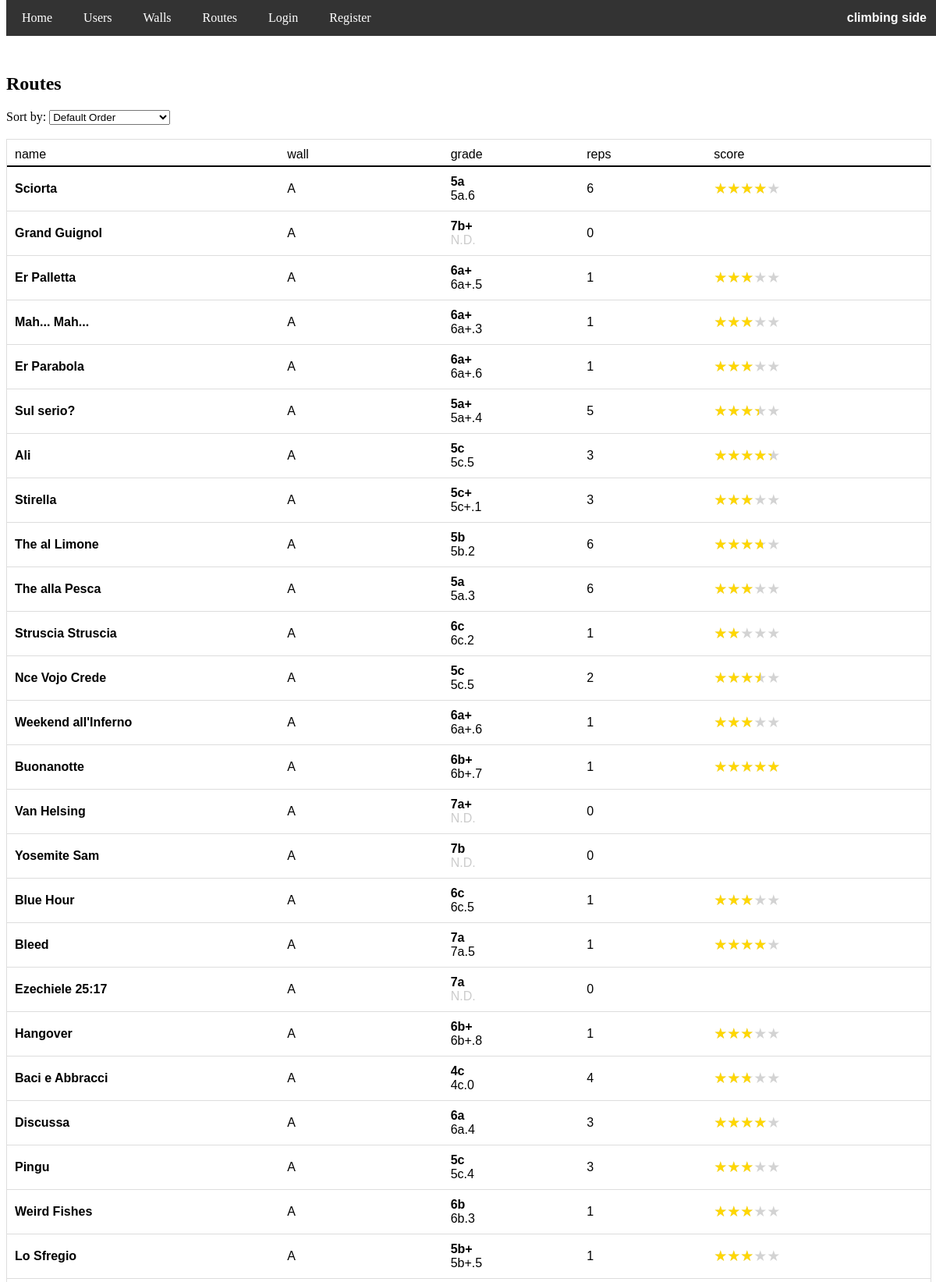
/routes (upper part), run on the app's committed database.
### app/models.py (models this page shows, shortened)
class Route(db.Model):
    id = db.Column(db.Integer, primary_key=True)
    name = db.Column(db.String(100), nullable=False)
    grade = db.Column(db.String(3), nullable=False)
    wall_id = db.Column(db.Integer, db.ForeignKey('wall.id'), nullable=False)
    image_file = db.Column(db.String(255), nullable=True)

### app/routes.py (the view)
@routes.route('/routes')
def routes_list():
    sort_order = request.args.get('sort', 'default')
    base_query = db.session.query(
        Route,
        func.count(user_route.c.route_id).label('repetitions'),
        func.coalesce(func.avg(user_route.c.score), 0).label('avg_score'),
        func.coalesce(func.avg(user_route.c.proposed_grade), -1).label('avg_proposed_grade')
    ).outerjoin(user_route, Route.id == user_route.c.route_id) \
     .group_by(Route.id)
    if sort_order == 'asc':
        routes = base_query.order_by(Route.grade).all()
    elif sort_order == 'desc':
        routes = base_query.order_by(desc(Route.grade)).all()
    elif sort_order == 'repetitions':
        routes = base_query.order_by(func.count(user_route.c.route_id).desc()).all()
    elif sort_order == 'avg_score':
        routes = base_query.order_by(func.coalesce(func.avg(user_route.c.score), 0).desc()).all()
    elif sort_order == 'alph':
        routes = base_query.order_by(func.lower(Route.name)).all()
    else:
        routes = base_query.order_by(Route.id).all()
    routes_list = []
    for route, repetitions, avg_score, avg_proposed_grade in routes:
        user_has_done = False
        if current_user.is_authenticated:
            user_has_done = db.session.query(user_route).filter_by(
                user_id=current_user.id,
                route_id=route.id
            ).count() > 0
        route_data = {
            'id': route.id,
            'name': route.name,
            'wall_id': route.wall_id,
            'wall': route.wall.name,
            'grade': route.grade,
            'repetitions': repetitions,
            'avg_score': avg_score,
            'avg_proposed_grade': display_grade_backend(avg_proposed_grade),
            'done': user_has_done
        }
        routes_list.append(route_data)
    allroutes = Route.query.all()
    nroutes=len(allroutes)
    grades = [route.grade for route in allroutes]
    french_grades = [
    "4a", "4a+", "4b", "4b+", "4c", "4c+",
    "5a", "5a+", "5b", "5b+", "5c", "5c+",
    "6a", "6a+", "6b", "6b+", "6c", "6c+",
    "7a", "7a+", "7b", "7b+", "7c", "7c+",
    "8a", "8a+", "8b", "8b+", "8c", "8c+",
    "9a", "9a+", "9b", "9b+", "9c"
    ]
    grade_frequencies = dict(Counter(grades))
    grade_distribution = {grade: grade_frequencies.get(grade, 0) for grade in french_grades}
    return render_template('routes/routes_list.html', routes=routes_list, sort_order=sort_order, grade_distribution=grade_distribution, nroutes=nroutes)

### app/templates/routes/routes_list.html (shortened to what this page needs)
<!DOCTYPE html>
<html lang="en">
<head>
    <link rel="stylesheet" href="{{ url_for('static', filename='styles.css') }}">
</head>
<body>
    {% if current_user.is_authenticated %}
        <div class="navbar" id="myNavbar">
            <span class="navbar-right"><b>climbing side</b></span>
            <a href="{{ url_for('home.homepage') }}">Home</a>
            <a href="{{ url_for('users.users_list') }}">Users</a>
            <a href="{{ url_for('routes.walls_list') }}">Walls</a>
            <a href="{{ url_for('routes.routes_list') }}">Routes</a>
            <a href="{{ url_for('users.user_page', user_id=current_user.id) }}">Profile</a>
            <a href="{{ url_for('users.logout') }}" onclick="return confirmLogout()" >Logout</a>
            <a href="javascript:void(0);" class="icon" onclick="toggleMenu()">&#9776;</a>
        </div>
    {% else %}
        <div class="navbar" id="myNavbar">
            <span class="navbar-right"><b>climbing side</b></span>
            <a href="{{ url_for('home.homepage') }}">Home</a>
            <a href="{{ url_for('users.users_list') }}">Users</a>
            <a href="{{ url_for('routes.walls_list') }}">Walls</a>
            <a href="{{ url_for('routes.routes_list') }}">Routes</a>
            <a href="{{ url_for('users.login') }}" >Login</a>
            <a href="{{ url_for('users.register') }}" >Register</a>
        </div>
    {% endif %}
    <br>
    <br>
    <div class="content">
    <h2>Routes</h2>
    <div>
        <label for="sort">Sort by:</label>
        <select id="sort" name="sort" onchange="window.location.href = '?sort=' + this.value;">
            <option value="default" {% if sort_order == 'default' %}selected{% endif %}>Default Order</option>
        </select>
    </div>
    <br>
    {% if routes %}
        <div class="table" style="font-family: Verdana, sans-serif;">
            <div class="row" style="border-bottom: 2px solid black; padding-bottom: 5px;">
                <span style="flex-basis: 28%;"> name </span>
                <span style="flex-basis: 2%;"> </span>
                <span style="flex-basis: 18%;"> wall </span>
                <span style="flex-basis: 15%;"> grade </span>
                <span style="flex-basis: 14%;"> reps </span>
                <span style="flex-basis: 23%;"> score </span>
            </div>
            {% for route in routes %}
                <div class="row" style = "display: flex; align-items: center; {% if route.done %} background-color: rgba(255, 240, 0, 0.4); {% endif %} ">
                    <a href="{{ url_for('routes.route_page', route_id=route.id) }}" class="link6" style="flex-basis: 28%; overflow-wrap: anywhere; word-break: normal;"><strong>{{ route.name }} </strong></a>
                    <a href="{{ url_for('routes.wall_page', wall_id=route.wall_id) }}" class="link6" style="flex-basis: 18%; font-weight: normal;">{{ route.wall }} </a>
                    <span style="flex-basis: 15%;"> <strong>{{ route.grade }}</strong> <br> <normal style="color: {{ '#ccc' if route.avg_proposed_grade=='N.D.' else 'black' }};">{{ route.avg_proposed_grade }}</normal> </span>
                    <span style="flex-basis: 14%;"> {{ route.repetitions }} </span>
                    {% if route.avg_score != 0 %}
                        <span style="flex-basis: 23%;"> <span id="{{ route.id}}" class="star-container" style="--filled-star-width: {{route.avg_score *100/5}}%">★★★★★</span> </span>
                    {% else %}
                        <span style="flex-basis: 23%;"> </span>
                    {% endif %}
                </div>
            {% endfor %}
        </div>
    {% else %}
        <p>No Routes found.</p>
    {% endif %}
    <br>
    <br>
    <br>
    <br>
    <br>
    <br>
    <br>
    <br>
    <br>
    <br>
    <br>
    </div>
</body>
</html>

### app/static/styles.css (style rules this page uses)
.link6 { color: black; font-weight: bold; text-decoration: none; }
.navbar { background-color: #333; overflow: hidden; position: fixed; top: 0; width: 100%; z-index: 9999; }
.navbar a { float: left; display: block; color: white; text-align: center; padding: 14px 20px; text-decoration: none; }
.navbar-right { float: right; color: white; padding: 14px 20px; text-align: center; font-family: Verdana, sans-serif; }
.content { padding-top: 30px; }
.star-container { position: relative; display: inline-block; font-size: 19px; color: lightgray; }
.star-container::before { content: '★★★★★'; position: absolute; top: 0; left: 0; width: var(--filled-star-width, 0%); color: gold; overflow: hidden; }

### app/templates/routes/routes_list.html (style rules this page uses)
.table { display: flex; flex-direction: column; width: 100%; border: 1px solid #ddd; }
.row { display: flex; padding: 10px; border-bottom: 1px solid #ddd; }
.row a { flex-basis: 25%; }
.row span { flex-basis: 20%; text-align: left; }

### data on the page
Route: name "Sciorta", wall "A", grade "5a", avg_proposed_grade "5a.6", repetitions "6", {{ route.avg_score *100/5 }} 80.0 (drawn)
Route: name "Grand Guignol", wall "A", grade "7b+", avg_proposed_grade "N.D.", repetitions "0"
Route: name "Er Palletta", wall "A", grade "6a+", avg_proposed_grade "6a+.5", repetitions "1", {{ route.avg_score *100/5 }} 60.0 (drawn)
Route: name "Mah... Mah...", wall "A", grade "6a+", avg_proposed_grade "6a+.3", repetitions "1", {{ route.avg_score *100/5 }} 60.0 (drawn)
Route: name "Er Parabola", wall "A", grade "6a+", avg_proposed_grade "6a+.6", repetitions "1", {{ route.avg_score *100/5 }} 60.0 (drawn)
Route: name "Sul serio?", wall "A", grade "5a+", avg_proposed_grade "5a+.4", repetitions "5", {{ route.id }} 6 (drawn)
Route: name "Ali", wall "A", grade "5c", avg_proposed_grade "5c.5", repetitions "3", {{ route.avg_score *100/5 }} 86.66666666666666 (drawn)
Route: name "Stirella", wall "A", grade "5c+", avg_proposed_grade "5c+.1", repetitions "3", {{ route.avg_score *100/5 }} 60.0 (drawn)
Route: name "The al Limone", wall "A", grade "5b", avg_proposed_grade "5b.2", repetitions "6", {{ route.avg_score *100/5 }} 73.33333333333333 (drawn)
Route: name "The alla Pesca", wall "A", grade "5a", avg_proposed_grade "5a.3", repetitions "6", {{ route.avg_score *100/5 }} 60.0 (drawn)
Route: name "Struscia Struscia", wall "A", grade "6c", avg_proposed_grade "6c.2", repetitions "1", {{ route.avg_score *100/5 }} 40.0 (drawn)
Route: name "Nce Vojo Crede", wall "A", grade "5c", avg_proposed_grade "5c.5", repetitions "2", {{ route.avg_score *100/5 }} 70.0 (drawn)
Route: name "Weekend all'Inferno", wall "A", grade "6a+", avg_proposed_grade "6a+.6", repetitions "1", {{ route.avg_score *100/5 }} 60.0 (drawn)
Route: name "Buonanotte", wall "A", grade "6b+", avg_proposed_grade "6b+.7", repetitions "1", {{ route.avg_score *100/5 }} 100.0 (drawn)
Route: name "Van Helsing", wall "A", grade "7a+", avg_proposed_grade "N.D.", repetitions "0"
Route: name "Yosemite Sam", wall "A", grade "7b", avg_proposed_grade "N.D.", repetitions "0"
Route: name "Blue Hour", wall "A", grade "6c", avg_proposed_grade "6c.5", repetitions "1", {{ route.avg_score *100/5 }} 60.0 (drawn)
Route: name "Bleed", wall "A", grade "7a", avg_proposed_grade "7a.5", repetitions "1", {{ route.avg_score *100/5 }} 80.0 (drawn)
Route: name "Ezechiele 25:17", wall "A", grade "7a", avg_proposed_grade "N.D.", repetitions "0"
Route: name "Hangover", wall "A", grade "6b+", avg_proposed_grade "6b+.8", repetitions "1", {{ route.avg_score *100/5 }} 60.0 (drawn)
Route: name "Baci e Abbracci", wall "A", grade "4c", avg_proposed_grade "4c.0", repetitions "4", {{ route.avg_score *100/5 }} 55.0 (drawn)
Route: name "Discussa", wall "A", grade "6a", avg_proposed_grade "6a.4", repetitions "3", {{ route.avg_score *100/5 }} 80.0 (drawn)
Route: name "Pingu", wall "A", grade "5c", avg_proposed_grade "5c.4", repetitions "3", {{ route.avg_score *100/5 }} 60.0 (drawn)
Route: name "Weird Fishes", wall "A", grade "6b", avg_proposed_grade "6b.3", repetitions "1", {{ route.avg_score *100/5 }} 60.0 (drawn)
Route: name "Lo Sfregio", wall "A", grade "5b+", avg_proposed_grade "5b+.5", repetitions "1", {{ route.avg_score *100/5 }} 60.0 (drawn)
